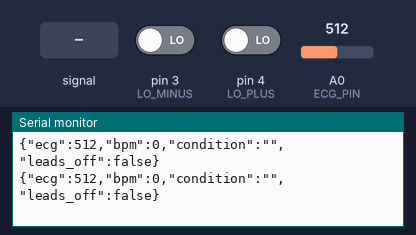
This sketch was run on a simulated Arduino Uno, built with avr-gcc and run on an emulated ATmega328P. On the bench: the last lines printed to the serial monitor. The inputs (shaded band) are chosen by the test bench; at power-on: pin 3 (LO_MINUS) LOW, pin 4 (LO_PLUS) LOW, A0 (ECG_PIN) = 512.

Above: at 1.2 s.
1.3 s: A0 (ECG_PIN) fed a 2 Hz sine of ±306 counts around its level
At 2.69 s:
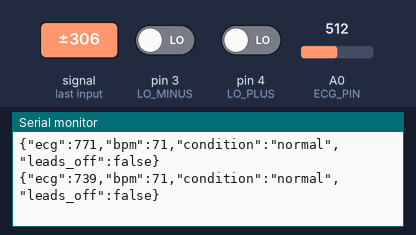
4.1 s: pin 3 (LO_MINUS) driven HIGH
At 4.13 s:
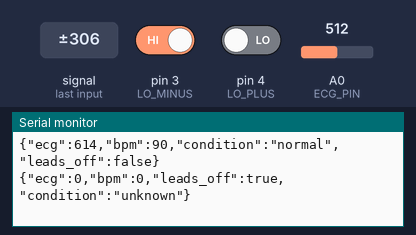
6.0 s: pin 4 (LO_PLUS) driven HIGH
9.0 s: pin 4 (LO_PLUS) driven LOW
12.0 s: pin 3 (LO_MINUS) driven LOW
At 14.07 s:
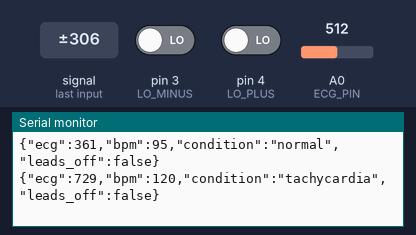
15.0 s: A0 (ECG_PIN) set to 716
At 15.19 s:
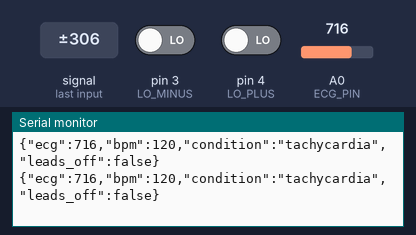
Timing chart, 0 to 18.0 s (numbered marks = the images above; inputs shaded):
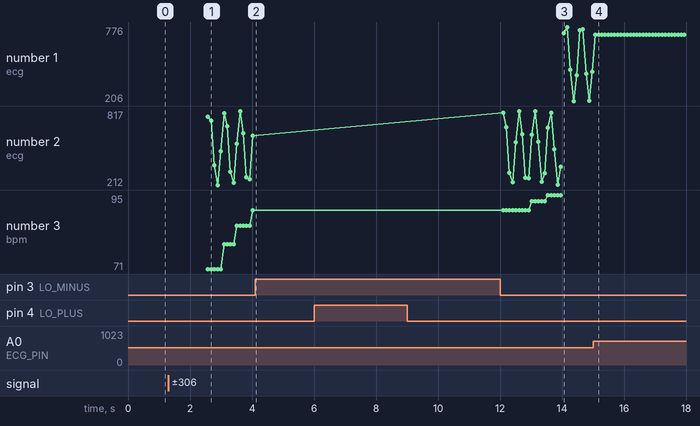

The sketch:

ECG.ino
```cpp
// MediGuard — Arduino ECG Sketch
// AD8232 ECG sensor → Serial JSON → Raspberry Pi
//
// Wiring:
//   AD8232 OUTPUT → A0
//   AD8232 LO+    → D10
//   AD8232 LO-    → D11
//   AD8232 3.3V   → 3.3V
//   AD8232 GND    → GND
//   AD8232 SDN    → 3.3V (keep sensor active)

#define ECG_PIN A0
#define LO_PLUS 4
#define LO_MINUS 3

#define RR_BUFFER_SIZE 8
#define MIN_RR_MS 300
#define MAX_RR_MS 2000
#define THRESHOLD 512
#define HYSTERESIS 50

int rrBuffer[RR_BUFFER_SIZE];
int rrIndex = 0;
int rrCount = 0;
long lastPeakTime = 0;
bool peakDetected = false;
int currentBpm = 0;
String condition = "";

#define PUBLISH_INTERVAL_MS 100
long lastPublishTime = 0;

void setup() {
  Serial.begin(9600);
  pinMode(LO_PLUS, INPUT);
  pinMode(LO_MINUS, INPUT);
}

void loop() {
  long now = millis();

  if (digitalRead(LO_PLUS) || digitalRead(LO_MINUS)) {
    if (now - lastPublishTime >= PUBLISH_INTERVAL_MS) {
      Serial.println("{\"ecg\":0,\"bpm\":0,\"leads_off\":true,\"condition\":\"unknown\"}");
      lastPublishTime = now;
    }
    delay(5);
    return;
  }

  int raw = analogRead(ECG_PIN);

  if (raw > THRESHOLD && !peakDetected) {
    peakDetected = true;
    long rr = now - lastPeakTime;

    if (rr > MIN_RR_MS && rr < MAX_RR_MS) {
      rrBuffer[rrIndex % RR_BUFFER_SIZE] = (int)rr;
      rrIndex++;
      if (rrCount < RR_BUFFER_SIZE) rrCount++;

      if (rrCount >= 3) {
        long sum = 0;
        int count = min(rrCount, RR_BUFFER_SIZE);
        for (int i = 0; i < count; i++) {
          sum += rrBuffer[(rrIndex - 1 - i + RR_BUFFER_SIZE) % RR_BUFFER_SIZE];
        }
        float avgRR = (float)sum / count;
        currentBpm = (int)(60000.0 / avgRR);
        if (currentBpm > 150) {
          condition = "critical_tachy";
        } else if (currentBpm > 100) {
          condition = "tachycardia";
        } else if (currentBpm < 40) {
          condition = "critical_brady";
        } else if (currentBpm < 60) {
          condition = "bradycardia";
        } else {
          condition = "normal";
        }
      }
    }

    lastPeakTime = now;

  } else if (raw < THRESHOLD - HYSTERESIS) {
    peakDetected = false;
  }

  if (now - lastPublishTime >= PUBLISH_INTERVAL_MS) {
    Serial.print("{\"ecg\":");
    Serial.print(raw);
    Serial.print(",\"bpm\":");
    Serial.print(currentBpm);
    Serial.print(",\"condition\":\"");
    Serial.print(condition);
    Serial.println("\",\"leads_off\":false}");
    lastPublishTime = now;
  }

  delay(5);
}
```

Measured:
- after the input at 1.3 s, the serial monitor: prints a new line at once (image 1)
- after the input at 4.1 s, the serial monitor: prints a new line at once (image 2)
- after the input at 12.0 s, the serial monitor: prints a new line after 0.10 s (image 3)
- plotted number 2: 614 → 361 after the input at 12.0 s
- plotted number 3: 90 → 95 after the input at 12.0 s
